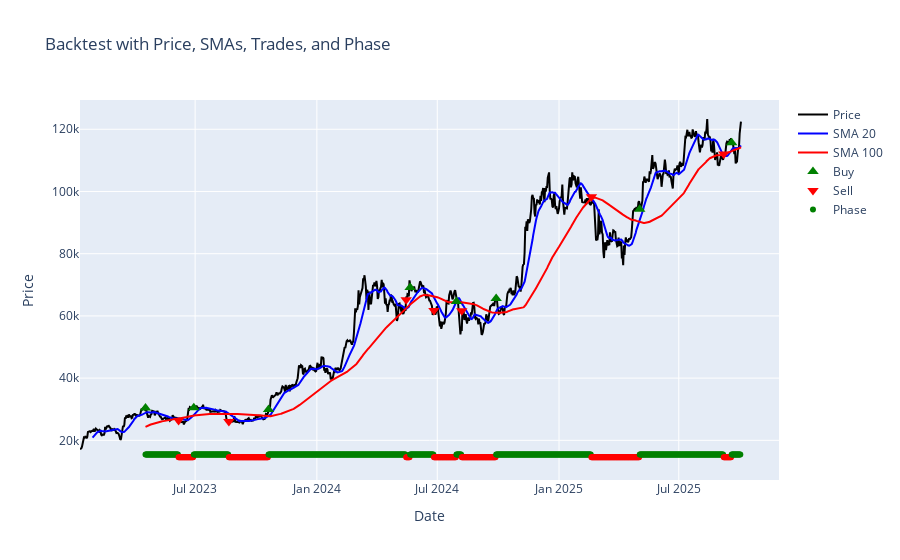

Notebook code cell kept with this figure:
### Code cell
plot_backtest(df, trades_df, equity_df, config=cfg)

### Figure 1 — Plotly figure (JSON) as saved in the notebook; plotly's stock layout.template omitted (floating-point values rounded to 4 significant figures; data arrays with more than 128 entries replaced by an {"elided": "..."} marker saying what was removed)
{"data": [{"line": {"color": "black"}, "mode": "lines", "name": "Price", "type": "scatter", "x": {"elided": "1000 str values"}, "y": {"elided": "1000 float values"}}, {"line": {"color": "blue"}, "mode": "lines", "name": "SMA 20", "type": "scatter", "x": {"elided": "1000 str values"}, "y": {"elided": "1000 float values"}}, {"line": {"color": "red"}, "mode": "lines", "name": "SMA 100", "type": "scatter", "x": {"elided": "1000 str values"}, "y": {"elided": "1000 float values"}}, {"marker": {"color": "green", "size": 10, "symbol": "triangle-up"}, "mode": "markers", "name": "Buy", "type": "scatter", "x": ["2023-04-17T00:00:00.000000000", "2023-06-29T00:00:00.000000000", "2023-10-20T00:00:00.000000000", "2024-05-21T00:00:00.000000000", "2024-07-30T00:00:00.000000000", "2024-09-28T00:00:00.000000000", "2025-05-03T00:00:00.000000000", "2025-09-19T00:00:00.000000000"], "y": [30380.0, 30470.0, 29910.0, 69170.0, 64630.0, 65600.0, 94280.0, 115700.0]}, {"marker": {"color": "red", "size": 10, "symbol": "triangle-down"}, "mode": "markers", "name": "Sell", "type": "scatter", "x": ["2023-06-06T00:00:00.000000000", "2023-08-21T00:00:00.000000000", "2024-05-15T00:00:00.000000000", "2024-06-26T00:00:00.000000000", "2024-08-07T00:00:00.000000000", "2025-02-19T00:00:00.000000000", "2025-09-07T00:00:00.000000000"], "y": [26340.0, 26060.0, 65240.0, 61710.0, 61690.0, 98300.0, 112100.0]}, {"marker": {"color": {"elided": "900 str values"}, "size": 6, "symbol": "circle"}, "mode": "markers", "name": "Phase", "type": "scatter", "x": {"elided": "900 str values"}, "y": {"elided": "900 float values"}}], "layout": {"title": {"text": "Backtest with Price, SMAs, Trades, and Phase"}, "xaxis": {"title": {"text": "Date"}}, "yaxis": {"title": {"text": "Price"}}}}
